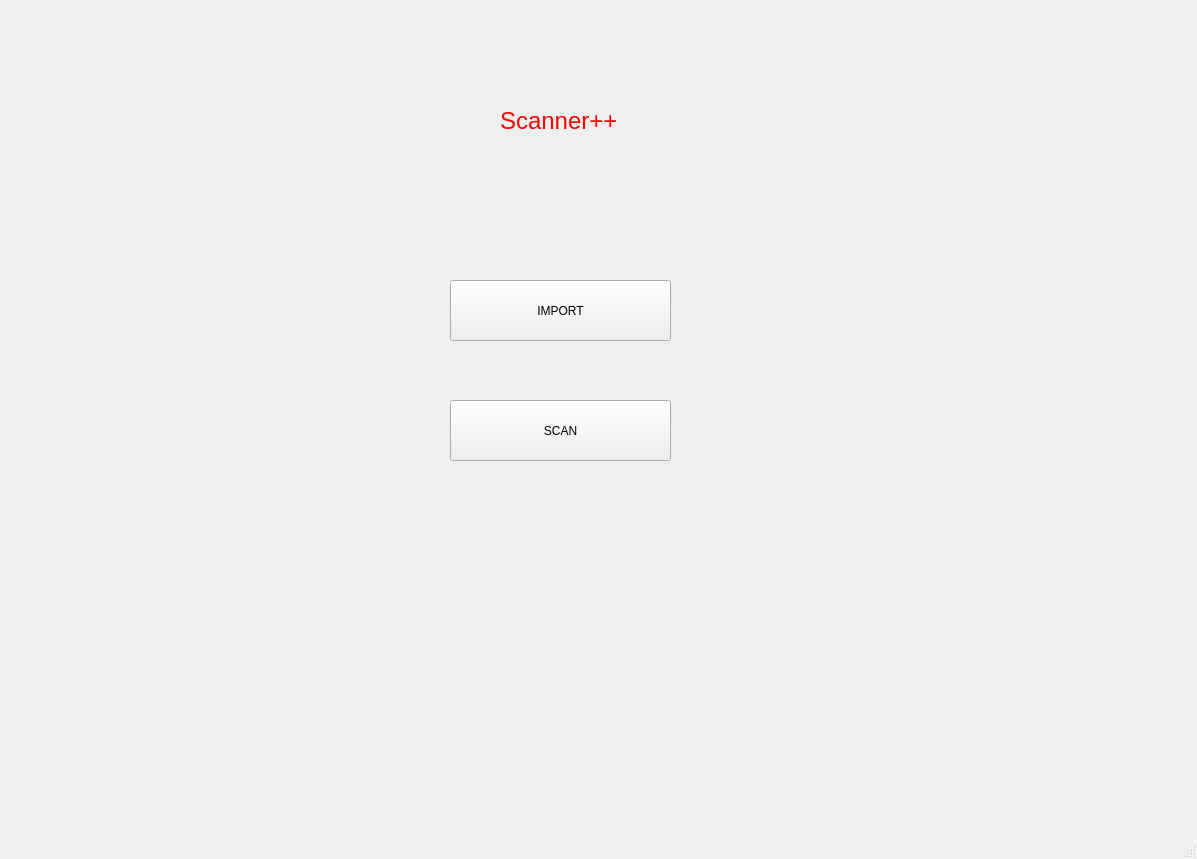
<?xml version="1.0" encoding="UTF-8"?>
<ui version="4.0">
 <class>MainWindow</class>
 <widget class="QMainWindow" name="MainWindow">
  <property name="geometry">
   <rect>
    <x>0</x>
    <y>0</y>
    <width>1197</width>
    <height>859</height>
   </rect>
  </property>
  <property name="windowTitle">
   <string>MainWindow</string>
  </property>
  <widget class="QWidget" name="centralwidget">
   <widget class="QLabel" name="label">
    <property name="geometry">
     <rect>
      <x>560</x>
      <y>160</y>
      <width>55</width>
      <height>16</height>
     </rect>
    </property>
    <property name="text">
     <string/>
    </property>
   </widget>
   <widget class="QLabel" name="label_2">
    <property name="geometry">
     <rect>
      <x>500</x>
      <y>100</y>
      <width>201</width>
      <height>41</height>
     </rect>
    </property>
    <property name="font">
     <font>
      <pointsize>18</pointsize>
     </font>
    </property>
    <property name="styleSheet">
     <string notr="true">color:rgb(255, 0, 0)</string>
    </property>
    <property name="text">
     <string>Scanner++</string>
    </property>
   </widget>
   <widget class="QPushButton" name="btn">
    <property name="geometry">
     <rect>
      <x>450</x>
      <y>280</y>
      <width>221</width>
      <height>61</height>
     </rect>
    </property>
    <property name="styleSheet">
     <string notr="true">font: 8pt &quot;Arial Rounded MT Bold&quot;;</string>
    </property>
    <property name="text">
     <string>IMPORT</string>
    </property>
   </widget>
   <widget class="QPushButton" name="btn2">
    <property name="geometry">
     <rect>
      <x>450</x>
      <y>400</y>
      <width>221</width>
      <height>61</height>
     </rect>
    </property>
    <property name="styleSheet">
     <string notr="true">font: 8pt &quot;Arial Rounded MT Bold&quot;;</string>
    </property>
    <property name="text">
     <string>SCAN</string>
    </property>
   </widget>
  </widget>
  <widget class="QMenuBar" name="menubar">
   <property name="geometry">
    <rect>
     <x>0</x>
     <y>0</y>
     <width>1197</width>
     <height>26</height>
    </rect>
   </property>
  </widget>
  <widget class="QStatusBar" name="statusbar"/>
 </widget>
 <resources/>
 <connections/>
</ui>
